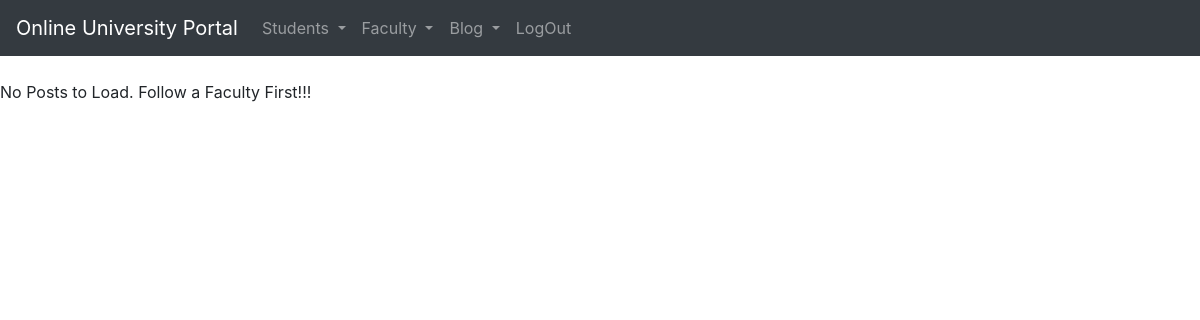
Before: /adminBlogView.php with the older database file.
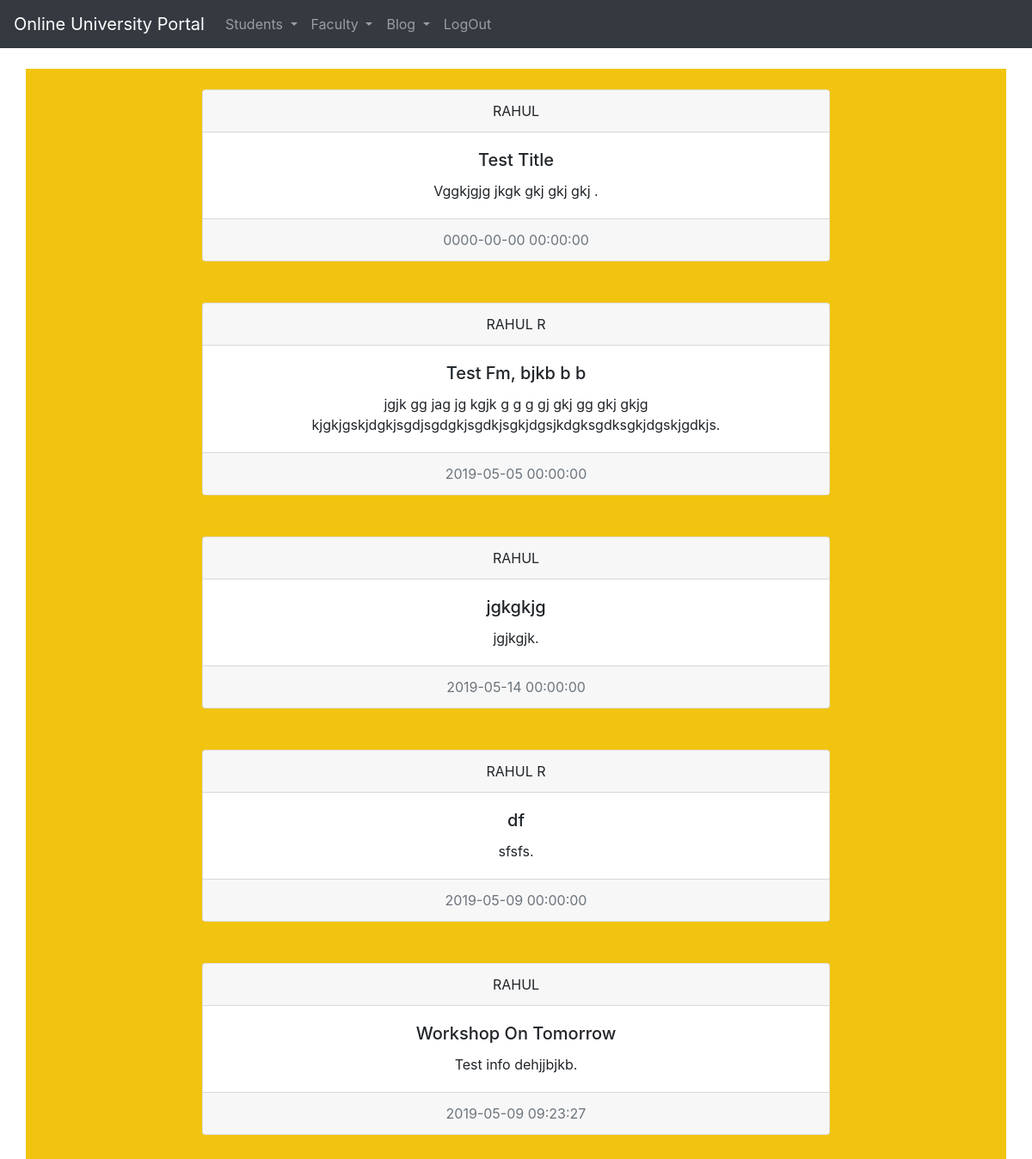
After: the same page with the newer database file.
### tables this page shows
CREATE TABLE `Posts` (
  `id` int(11) NOT NULL,
  `fid` int(11) NOT NULL,
  `title` varchar(110) NOT NULL,
  `msg` varchar(777) NOT NULL,
  `Date` datetime NOT NULL
);

CREATE TABLE `faculty` (
  `id` int(11) NOT NULL,
  `name` varchar(11) NOT NULL,
  `dept` varchar(88) NOT NULL,
  `college` varchar(55) NOT NULL,
  `unvsty` varchar(33) NOT NULL,
  `mainsub` varchar(99) NOT NULL,
  `uname` varchar(55) NOT NULL,
  `pswd` varchar(33) NOT NULL
);

### adminBlogView.php (the view, shortened to what this page needs)
<?php
include './adminnavbar.php';
?>
<?php
include './dbcon.php';
  echo "<br>";
    $sql = "SELECT  ff.name,`title`, `msg`,Date FROM `Posts` p JOIN faculty ff ON ff.id=p.`fid` ";
  $result = $conn->query($sql);
  if ($result->num_rows > 0) {
      echo " <div class='container' style='background-color: #f1c40f'>
      <br>
<div class='row'>
<div class='col col-sm-2'>
</div>
<div class='col col-sm-8'> ";
      while($row = $result->fetch_assoc()) {
  $name= $row["name"];
  $title= $row["title"];
  $msg= $row["msg"];
  $Date= $row["Date"];
      echo "
      <div class='card text-center '>
        <div class='card-header'>
        $name
        </div>
        <div class='card-body'>
          <h5 class='card-title'>$title</h5>
          <p class='card-text'>$msg.</p>
        </div>
        <div class='card-footer text-muted'>
          $Date
        </div>
      </div>
      <br><br>
       ";
      }
       echo "</div>
      <div class='col col-sm-2'> </div>
       </div>
            </div>
            ";
  } else {
      echo "No Posts to Load. Follow a Faculty First!!! ";
  }
 ?>
  </body>
</html>

### adminnavbar.php (shortened to what this page needs)
<!DOCTYPE html>
<html lang="en">
<head>
<link rel="stylesheet" href="https://maxcdn.bootstrapcdn.com/bootstrap/4.0.0/css/bootstrap.min.css">
    <nav class="navbar navbar-expand-sm bg-dark navbar-dark">
  <a class="navbar-brand" href="#">Online University Portal</a>
  <ul class="navbar-nav">
    <li class="nav-item dropdown">
      <a class="nav-link dropdown-toggle" href="#" id="navbardrop" data-toggle="dropdown">
        Students
      </a>
    </li>
        <li class="nav-item dropdown">
      <a class="nav-link dropdown-toggle" href="#" id="navbardrop" data-toggle="dropdown">
        Faculty
      </a>
    </li>
    <li class="nav-item dropdown">
  <a class="nav-link dropdown-toggle" href="#" id="navbardrop" data-toggle="dropdown">
    Blog
  </a>
</li>
    <li class="nav-item">
      <a class="nav-link" href="index.php">LogOut</a>
    </li>
  </ul>
</nav>
</head>
<body>

Changed rows visible on the page:
added posts: faculty.name "RAHUL", title "Test Title", msg "Vggkjgjg jkgk gkj gkj gkj", Date "0000-00-00 00:00:00"
added posts: faculty.name "RAHUL R", title "Test Fm, bjkb b b", msg "jgjk gg jag jg kgjk g g g gj gkj gg gkj gkjg kjgkjgskjdgkjsgdjsgdgkjsgdkjsgkjdgsjkdgksgdksgkjdgskjgdkjs", Date "2019-05-05 00:00:00"
added posts: faculty.name "RAHUL", title "jgkgkjg", msg "jgjkgjk", Date "2019-05-14 00:00:00"
added posts: faculty.name "RAHUL R", title "df", msg "sfsfs", Date "2019-05-09 00:00:00"
added posts: faculty.name "RAHUL", title "Workshop On Tomorrow", msg "Test info dehjjbjkb", Date "2019-05-09 09:23:27"
Other visible differences:
text no longer shown: "No Posts to Load. Follow a Faculty First!!!"
